Frame 1 (no input): blank canvas, image omitted
Frame 60 (no input): blank canvas, image omitted
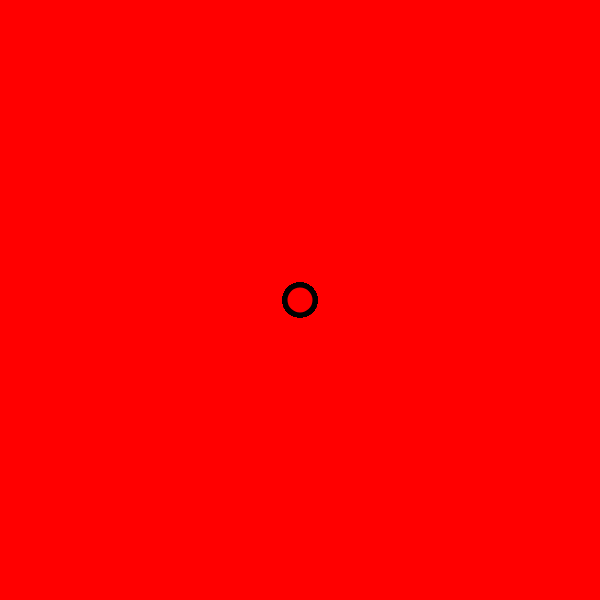
Frame 120 (the mouse pressed at the canvas centre since frame 60)

The p5.js sketch whose frames 1 and 60 were blank and that drew this single picture after the mouse press (run headless with seeded random() and noise() and a simulated clock; from frame 60 on, the mouse is pressed at the canvas centre):

// p5.js sketch
// ── sketch.js
function setup() {
    createCanvas(600, 600);
    background("rgb(255,0,0)");}
  
  function draw() {
    fill("rgb(255,0,0)");
    stroke("rgb(0,0,0)")
    strokeWeight(5);
    
    if(mouseIsPressed)
  
    circle(mouseX, mouseY, 30);
  }
  
